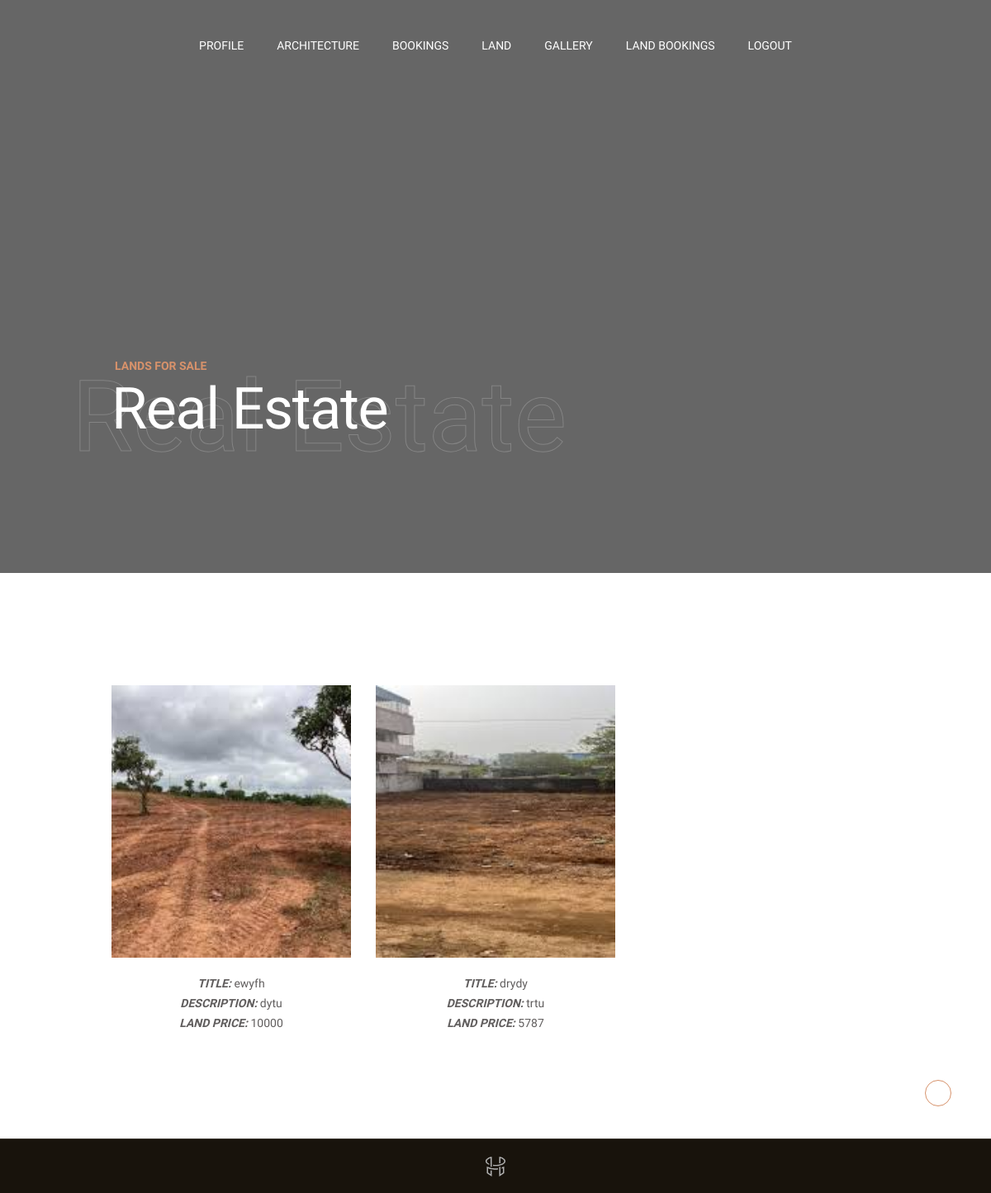
The app's page /user/land_view.php (signed in) with its own data.
### tables this page shows
CREATE TABLE IF NOT EXISTS `land_details` (
  `id` int(11) NOT NULL AUTO_INCREMENT,
  `rl_id` int(11) NOT NULL,
  `l_title` varchar(100) NOT NULL,
  `l_description` varchar(100) NOT NULL,
  `l_landprice` varchar(100) NOT NULL,
  `l_image` varchar(100) NOT NULL,
  `status` varchar(100) NOT NULL DEFAULT '0',
  PRIMARY KEY (`id`),
  UNIQUE KEY `rl_id` (`rl_id`)
);

### user/land_view.php (the view, shortened to what this page needs)
<?php
include 'uheader.php';
include('../database.php');
?>
      <div class="content-wrapper  js-content-wrapper">
        <section class="page-masthead">
          <div data-parallax="0.6" class="page-masthead__bg">
          </div>
          <div class="container">
            <div class="page-masthead__content">
              <div class="row justify-content-between md:justify-content-center align-items-center">
                <div class="col-lg-9 col-md-10">
                  <div data-anim="slide-up delay-1">
                    <div class="page-masthead__subtitle">Lands For Sale</div>
                    <div class="page-masthead__back_title">Real Estate</div>
                    <h1 class="page-masthead__title text-white">Real Estate</h1>
                  </div>
                </div>
              </div>
            </div>
          </div>
        </section>
        <section class="layout-pt-md layout-pb-md">
          <div class="container">
            <div class="row">
              <div class="col-12">
                <div class="row y-gap-32 mt-40 lg:mt-20">
                  <?php
                  $result = $con->query("select * from land_details WHERE status='0'");
                               while($row= mysqli_fetch_array($result))
                                 {
                                 ?>
                  <div class="col-xl-3 col-lg-4 col-sm-6">
                    <div class="shopCard text-center">
                      <div class="shopCard__image ratio ratio-29:33">
                        <img class="ratio-img" src="../uploads/<?php echo $row['l_image'];?>" alt="Product image">
                      </div>
                      <div class="shopCard__content mt-20">
                        <b><i>TITLE:</i></b> <?php echo $row['l_title'];?> <br>
                        <b><i>DESCRIPTION:</i></b> <?php echo $row['l_description'];?><br>
                        <b><i>LAND PRICE:</i></b> <?php echo $row['l_landprice'];?> <br>
                      </div>
                    </div>
                  </div>
         <?php }
                   ?>
                </div>
              </div>
            </div>
          </div>
        </section>
<?php
include 'ufooter.php';
?>

### records on screen
land_details: l_image (picture), l_title "ewyfh", l_description "dytu", l_landprice "10000"
land_details: l_image (picture), l_title "drydy", l_description "trtu", l_landprice "5787"
